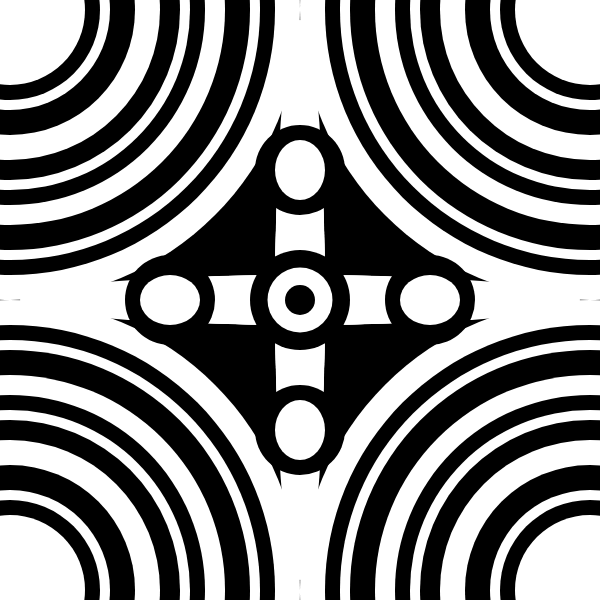
Frame 1 (no input)
Frame 60 (no input): identical to frame 1, image omitted
Frame 120 (the mouse pressed at the canvas centre since frame 60): identical to frame 1, image omitted

The p5.js sketch that drew this single still picture (run headless with seeded random() and noise() and a simulated clock; from frame 60 on, the mouse is pressed at the canvas centre):

// p5.js sketch
// ── sketch.js
function setup() {
  createCanvas(600, 600);
}

function draw() {
    background(0,0,0);
    noStroke();
    
    fill(255);
    ellipse(300,300,50,560);

    fill(255);
    ellipse(300,300,560,50);

    fill(0);
    ellipse(300,300,100,100);

    //Top Left
    fill(255);
    ellipse(10,10,580,580);

    fill(0);
    ellipse(10,10,530,530);

    fill(255);
    ellipse(10,10,500,500);

    fill(0);
    ellipse(10,10,480,480);

    fill(255);
    ellipse(10,10,430,430);

    fill(0);
    ellipse(10,10,390,390);

    fill(255);
    ellipse(10,10,360,360);

    fill(0);
    ellipse(10,10,340,340);

    fill(255);
    ellipse(10,10,300,300);

    fill(0);
    ellipse(10,10,250,250);

    fill(255);
    ellipse(10,10,200,200);

    fill(0);
    ellipse(10,10,180,180);

    fill(255);
    ellipse(10,10,150,150);

    fill(255);
    ellipse(10,10,100,100);

    //Top Right
    fill(255);
    ellipse(300,300,50,500);

    fill(255);
    ellipse(300,300,500,50);

    fill(0);
    ellipse(300,300,100,100);

    //Top Left
    fill(255);
    ellipse(590,10,580,580);

    fill(0);
    ellipse(590,10,530,530);

    fill(255);
    ellipse(590,10,500,500);

    fill(0);
    ellipse(590,10,480,480);
    
    fill(255);
    ellipse(590,10,430,430);

    fill(0);
    ellipse(590,10,390,390);

    fill(255);
    ellipse(590,10,360,360);

    fill(0);
    ellipse(590,10,340,340);

    fill(255);
    ellipse(590,10,300,300);

    fill(0);
    ellipse(590,10,250,250);

    fill(255);
    ellipse(590,10,200,200);

    fill(0);
    ellipse(590,10,180,180);

    fill(255);
    ellipse(590,10,150,150);
    
    //Bottom Left
    fill(255);
    ellipse(300,300,50,500);

    fill(255);
    ellipse(300,300,500,50);

    fill(0);
    ellipse(300,300,100,100);

    //Top Left
    fill(255);
    ellipse(10,590,580,580);

    fill(0);
    ellipse(10,590,530,530);

    fill(255);
    ellipse(10,590,500,500);

    fill(0);
    ellipse(10,590,480,480);

    fill(255);
    ellipse(10,590,430,430);
    
    fill(0);
    ellipse(10,590,390,390);

    fill(255);
    ellipse(10,590,360,360);

    fill(0);
    ellipse(10,590,340,340);

    fill(255);
    ellipse(10,590,300,300);

    fill(0);
    ellipse(10,590,250,250);

    fill(255);
    ellipse(10,590,200,200);

    fill(0);
    ellipse(10,590,180,180);

    fill(255);
    ellipse(10,590,150,150);

    //Bottom Right
    fill(255);
    ellipse(300,300,50,500);

    fill(255);
    ellipse(300,300,500,50);

    fill(0);
    ellipse(300,300,100,100);

    //Top Left
    fill(255);
    ellipse(590,590,580,580);

    fill(0);
    ellipse(590,590,530,530);

    fill(255);
    ellipse(590,590,500,500);

    fill(0);
    ellipse(590,590,480,480);

    fill(255);
    ellipse(590,590,430,430);

    fill(0);
    ellipse(590,590,390,390);

    fill(255);
    ellipse(590,590,360,360);

    fill(0);
    ellipse(590,590,340,340);
    
    fill(255);
    ellipse(590,590,300,300);

    fill(0);
    ellipse(590,590,250,250);

    fill(255);
    ellipse(590,590,200,200);

     fill(0);
    ellipse(590,590,180,180);
    
    fill(255);
    ellipse(590,590,150,150);

    //Middle Circles
    fill(255);
    ellipse(300,300,65,65);

    fill(0);
    ellipse(300,300,30,30);

    fill(0);
    ellipse(300,430,90,90);

    fill(255);
    ellipse(300,430,50,60);

    fill(0);
    ellipse(300,170,90,90);

    fill(255);
    ellipse(300,170,50,60);

    fill(0);
    ellipse(170,300,90,90);

    fill(255);
    ellipse(170,300,60,50);

    fill(0);
    ellipse(430,300,90,90);

    fill(255);
    ellipse(430,300,60,50);
    
    
    
}
